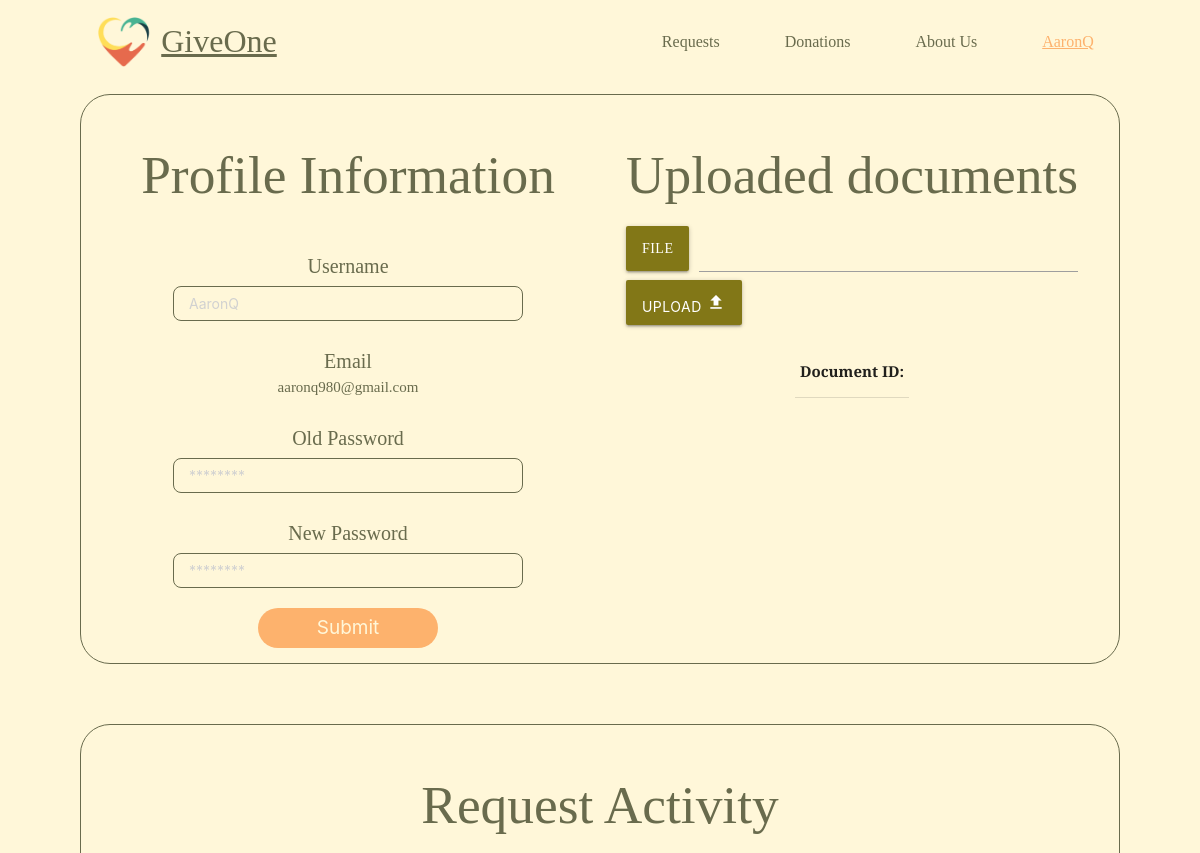
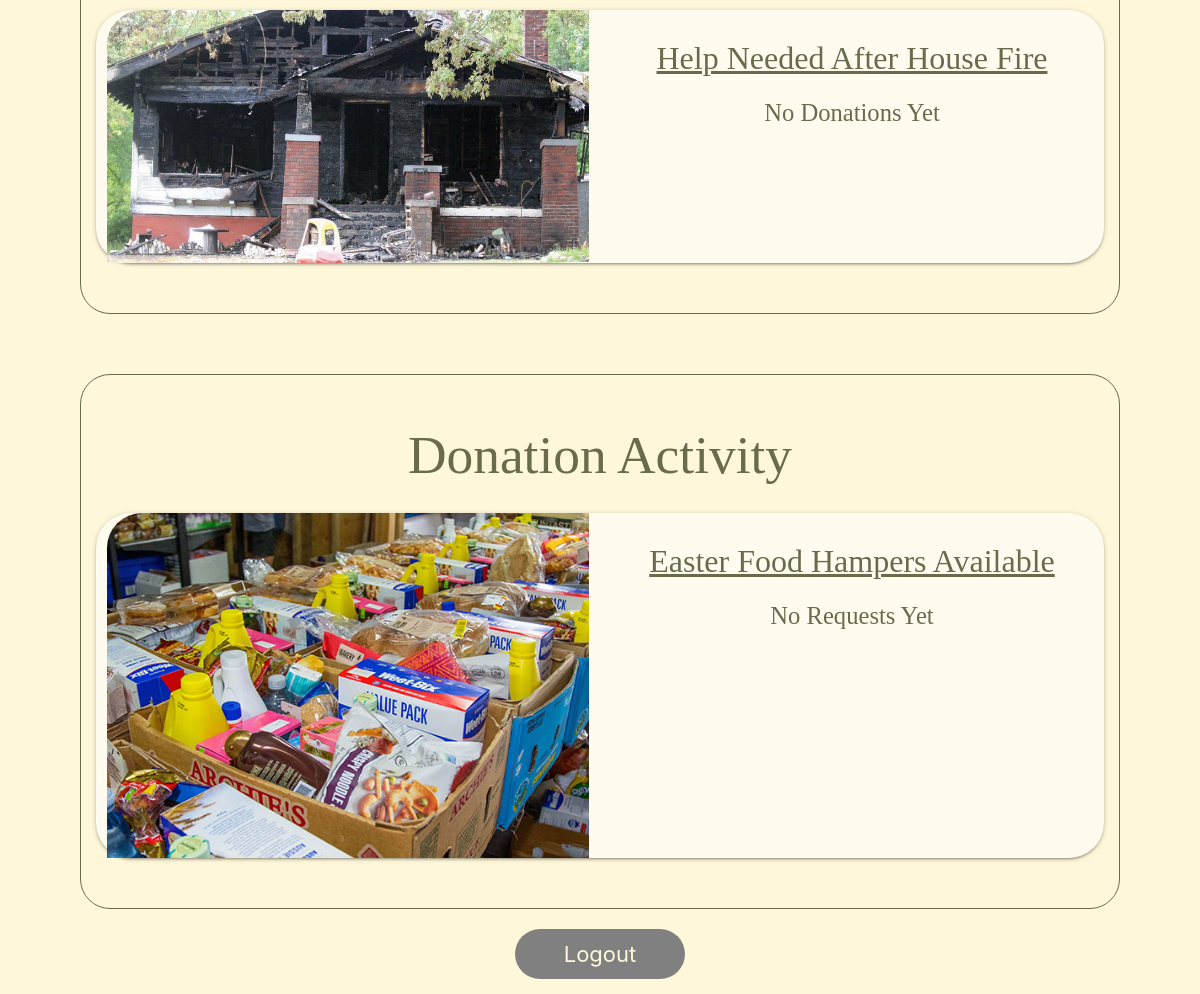
The app's page /profile (signed in) with its own data (2 pictures, top to bottom).
### models.py (models this page shows, shortened)
class User(UserMixin, db.Model):
    id = db.Column(db.Integer, primary_key=True)
    username = db.Column(db.String(80), unique=True, nullable=False)
    email = db.Column(db.String(120), unique=True, nullable=False)
    password = db.Column(db.String(120), nullable=False)
    requests = db.relationship('Requests', backref='user', lazy=True, cascade="all, delete-orphan")     #get all requests by user
    donations = db.relationship('Donations', backref='user', lazy=True, cascade="all, delete-orphan")   #get all donations for user
    uploads = db.relationship('Upload', backref='user', lazy=True, cascade="all, delete-orphan")

class Requests(db.Model):
    reqid = db.Column(db.Integer, primary_key=True)
    title = db.Column(db.String(180), nullable=False)
    body = db.Column(db.String(1000), nullable=False)
    req_items = db.Column(db.String(2000), nullable=False)
    userid = db.Column(db.Integer, db.ForeignKey('user.id'), nullable=False)
    donated = db.Column(db.Boolean, default=False)
    directions = db.Column(db.String(1000), nullable=False, default="")
    note = db.Column(db.String(1000), nullable=False, default="")
    donator_username = db.Column(db.String(180), nullable=False, default="")
    donator_email =  db.Column(db.String(180), nullable=False, default="")
    request_image = db.relationship('Request_Image', backref='requests', lazy=True, cascade="all, delete-orphan", uselist=False)

class Request_Image(db.Model):
  img_id = db.Column(db.Integer, primary_key=True)
  filename = db.Column(db.String, nullable=False)
  reqid = db.Column(db.Integer, db.ForeignKey('requests.reqid'), nullable=False)
  def get_url(self):
    return f'/uploads/{self.filename}'

class Donations(db.Model):
    donid = db.Column(db.Integer, primary_key=True)
    title = db.Column(db.String(180), nullable=False)
    body = db.Column(db.String(1000), nullable=False)
    don_items = db.Column(db.String(2000), nullable=False)
    directions = db.Column(db.String(1000), nullable=False)
    note = db.Column(db.String(1000), nullable=False)
    userid  = db.Column(db.Integer, db.ForeignKey('user.id'), nullable=False)
    requested = db.Column(db.Boolean, default=False)
    requestor_username = db.Column(db.String(180), nullable=False, default="")
    requestor_email =  db.Column(db.String(180), nullable=False, default="")
    donation_image = db.relationship('Donation_Image', backref='donations', lazy=True, cascade="all, delete-orphan", uselist=False)

class Donation_Image(db.Model):
  img_id = db.Column(db.Integer, primary_key=True)
  filename = db.Column(db.String, nullable=False)
  donid = db.Column(db.Integer, db.ForeignKey('donations.donid'), nullable=False)
  def get_url(self):
    return f'/uploads/{self.filename}'

### app.py (the view)
@app.route('/profile', methods=['GET'])
@login_required
def profile():
  requests = Requests.query.filter_by(userid = current_user.id).all()
  donations = Donations.query.filter_by(userid = current_user.id).all()
  uploads = Upload.query.filter_by(userid=current_user.id).all()
  return render_template('profile.html', requests=requests, donations=donations, uploads=uploads)

### app.py (called while the page is built)
@login_manager.user_loader
def load_user(user_id):
    return User.query.get(user_id)

### templates/profile.html (shortened to what this page needs)
<!DOCTYPE html>
<html lang="en">
    <head>
        <link rel="stylesheet" href="{{ url_for('static', filename='/profile.css') }}">
        <link rel="stylesheet" href="https://cdnjs.cloudflare.com/ajax/libs/materialize/1.0.0/css/materialize.min.css">
    </head>
    <body onload="show_toasts()">
        <div class="mycontainer">
            <div class="row">
                <nav class="col s12 nav-bar">
                    <a class="logo-div" href="{{ url_for('homepage') }}">
                        <img src="{{ url_for('static', filename='/GiveOneLogo.png') }}" alt="GiveOne logo" class="logo">
                        <h1 class="title text">GiveOne</h1>
                    </a>
                    <ul class="nav-items">
                        <li> <a class="nav-item text hide-on-med-and-down browser-default" href="{{ url_for('all_requests') }}">Requests</a> </li>
                        <li> <a class="nav-item text hide-on-med-and-down" href="{{ url_for('all_donations') }}">Donations</a> </li>
                        <li> <a class="nav-item text hide-on-med-and-down" href="{{ url_for('about_us') }}">About Us</a> </li>
                        <li> <a class="current-page profile nav-item text hide-on-med-and-down" href="{{ url_for('profile') }}">{{ current_user.username }}</a> </li>
                    </ul>
                </nav>
            </div>
        </div>
        <div class="mycontainer ">
            <div class="update-profile row">
                <form class="input-fields col s12 l6" method="post" action="/change_profile/{{current_user.id}}">
                    <h2 class="text">Profile Information</h2>
                    <p class="input-prompts text">Username</p>
                    <input type="text " placeholder="{{current_user.username}}" class="profile-input disabled" name="username">
                    <p class="input-prompts text">Email</p>
                    <p class="text">{{current_user.email}}</p>
                    <p class="input-prompts">Old Password</p>
                    <input type="password " placeholder="********" class="profile-input disabled" name="old-password">
                    <p class="input-prompts">New Password</p>
                    <input type="password " placeholder="********" class="profile-input disabled" name="new-password">
                    <button type="submit" id="profile-button">Submit</button>
                </form>
                <div class="uploaded-docs col s12 l6">
                    <div class="row">
                        <h2 class="text">Uploaded documents</h2>
                          <form action="/upload" method='POST' enctype="multipart/form-data">
                            <div class="file-field input-field">
                              <div class="btn lime darken-4">
                                <span>File</span>
                              </div>
                              <div class="file-path-wrapper">
                                <input class="file-path validate" type="text">
                              </div>
                              <button class="btn waves-effect waves-light lime darken-4" type="submit">Upload
                                <i class="material-icons">file_upload</i>
                              </button>
                            </div>
                          </form>
                      </div>
                      <div class="row">
                        <table>
                          <thead>
                            <tr>
                              <th>Document ID:</th>
                            </tr>
                          </thead>
                        </table>
                      </div>
                </div>
            </div>
            <div class="request-activity center-align">
                <h2 class="text">Request Activity</h2>
                <div class="row">
                    {% if requests %}
                        {% for request in requests %}
                            <div class="activity-cards center-align  col s12">
                                <div class="card horizontal hoverable row">
                                    <div class="card-image col s12 m6">
                                        <img class="card_image" src="{{ request.request_image.get_url() }}">
                                    </div>
                                    <div class="card-stacked col s12 m6">
                                        <div class="card-content">
                                            <a class="title text" href="/request_page/{{request.reqid}}">{{request.title}}</a>
                                            {% if request.donated %}
                                                <h5 class="text">Pickup Directions</h5>
                                                <p class="text">{{ request.directions }}</p>
                                                <h5 class="text">Note</h5>
                                                <p class="text">{{ request.note }}</p>
                                                <h5 class="text">Donated By</h5>
                                                <p class="text">Username: {{ request.donator_username }}</p>
                                                <p class="text">Email: {{ request.donator_email }}</p>
                                            {% else %}
                                                <h5 class="text">No Donations Yet</h5>
                                            {% endif %}
                                        </div>
                                    </div>
                                </div>
                            </div>
                        {% endfor %}
                    {%  endif %}
                </div>
            </div>
            <div class="donation-activity center-align">
                <h2 class="text">Donation Activity</h2>
                <div class="row">
                    {% if donations %}
                        {% for donation in donations %}
                            <div class="activity-cards center-align  col s12">
                                <div class="card horizontal hoverable row">
                                    <div class="card-image col s12 m6">
                                        <img class="card_image" src="{{ donation.donation_image.get_url() }}">
                                    </div>
                                    <div class="card-stacked col s12 m6">
                                        <div class="card-content">
                                            <a class="title text" href="/donation_page/{{donation.donid}}">{{donation.title}}</a>
                                            {% if donation.requested %}
                                                <h5 class="text">Pickup Directions</h5>
                                                <p class="text">{{ donation.directions }}</p>
                                                <h5 class="text">Note</h5>
                                                <p class="text">{{ donations.note }}</p>
                                                <h5 class="text">Requested By</h5>
                                                <p class="text">Username: {{ donation.requestor_username }}</p>
                                                <p class="text">Email: {{ donation.requestor_email }}</p>
                                            {% else %}
                                                <h5 class="text">No Requests Yet</h5>
                                            {% endif %}
                                        </div>
                                    </div>
                                </div>
                            </div>
                        {% endfor %}
                    {%  endif %}
                    </div>
                </div>
            </div>
            <form class="button-form" method="get"  action="/logout">
                <button class="logout-button" type="submit">Logout</button>
            </form>
    </body>
    </body>
</html>

### static/profile.css (style rules this page uses)
* { box-sizing: border-box; border: 0; margin: 0; padding: 0; font-family: 'Playfair Display', serif; }
body { background-color: #FFF7D9; }
.text { color: #696B4D; }
.mycontainer { margin-left: 80px; margin-right: 80px; }
.nav-bar { margin-top: 10px; width: 100vw; background-color: #FFF7D9; display: flex; flex-direction: row; box-shadow: none; }
.logo-div { display: flex; align-items: center; text-decoration: none; }
.logo { height: 50px; width: 70px; object-fit: fill; }
.title { padding: 0; margin: 0; font-size: 35px; font-weight: 400; }
.nav-items { margin-left: auto; }
.nav-item { margin-left: 35px; font-size: 16px; font-weight: 50; transition: font-size 0.2s; }
.current-page { color: #FDB26D; font-weight: 100; text-decoration: underline; }
.update-profile { border: 1px solid #696B4D; border-radius: 30px; padding: 15px; display: flex; }
.input-fields { display: flex; flex-direction: column; align-items: center; }
.uploaded-docs { display: flex; flex-direction: column; align-items: center; }
.input-prompts { margin-top: 25px; font-size: 20px; font-weight: normal; color: #696B4D; }
.profile-input { -webkit-appearance: none; -ms-appearance: none; -moz-appearance: none; appearance: none; border: 1px solid #696B4D; border-radius: 8px; outline: none; height: 35px; width: 350px; margin-top: 5px; padding-left: 10px; font-size: 14px; background-color: #FFF7D9; color: #696B4D; }
.profile-input::placeholder { padding-left: 5px; font-size: 14px; }
#profile-button { background-color: #FDB26D; color: #FFF7D9; font-size: 19px; text-align: center; height: 40px; width: 180px; border-radius: 30px; margin-top: 20px; }
.request-activity { margin-top: 60px; border: 1px solid #696B4D; border-radius: 30px; padding: 15px; display: flex; flex-direction: column; }
.donation-activity { margin-top: 60px; border: 1px solid #696B4D; border-radius: 30px; padding: 15px; display: flex; flex-direction: column; }
.activity-cards { margin: auto; }
.card { border-radius: 35px !important; background-color: #fffbef !important; }
.card_image { border-radius: 35px 0px 0px 0px !important; }
.title { font-size: 32px !important; text-decoration: underline; }
.button-form { width: 100%; display: flex; align-items: center; }
.logout-button { margin-top: 15px; margin-bottom: 15px; margin-left: auto; margin-right: auto; background-color: gray; color: #FFF7D9; font-size: 22px; text-align: center; height: 50px; width: 170px; border-radius: 30px; margin-top: 20px; transition: background-color height width 0.2s; }

### records on screen
User: username "AaronQ", email "aaronq980@gmail.com"
Requests: request_image.get_url (picture), title "Help Needed After House Fire", donated "No Donations Yet"
Donations: donation_image.get_url (picture), title "Easter Food Hampers Available", requested "No Requests Yet"
